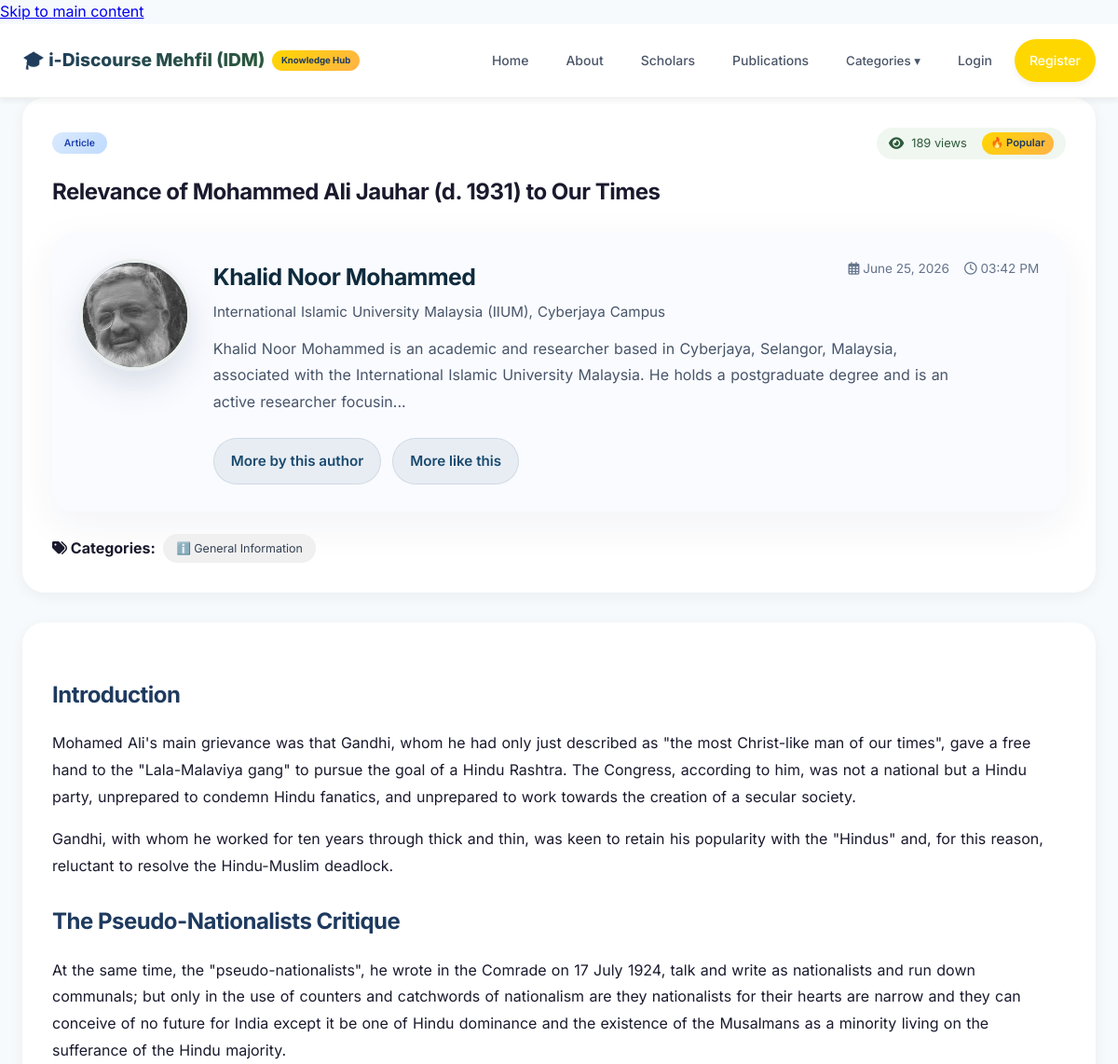
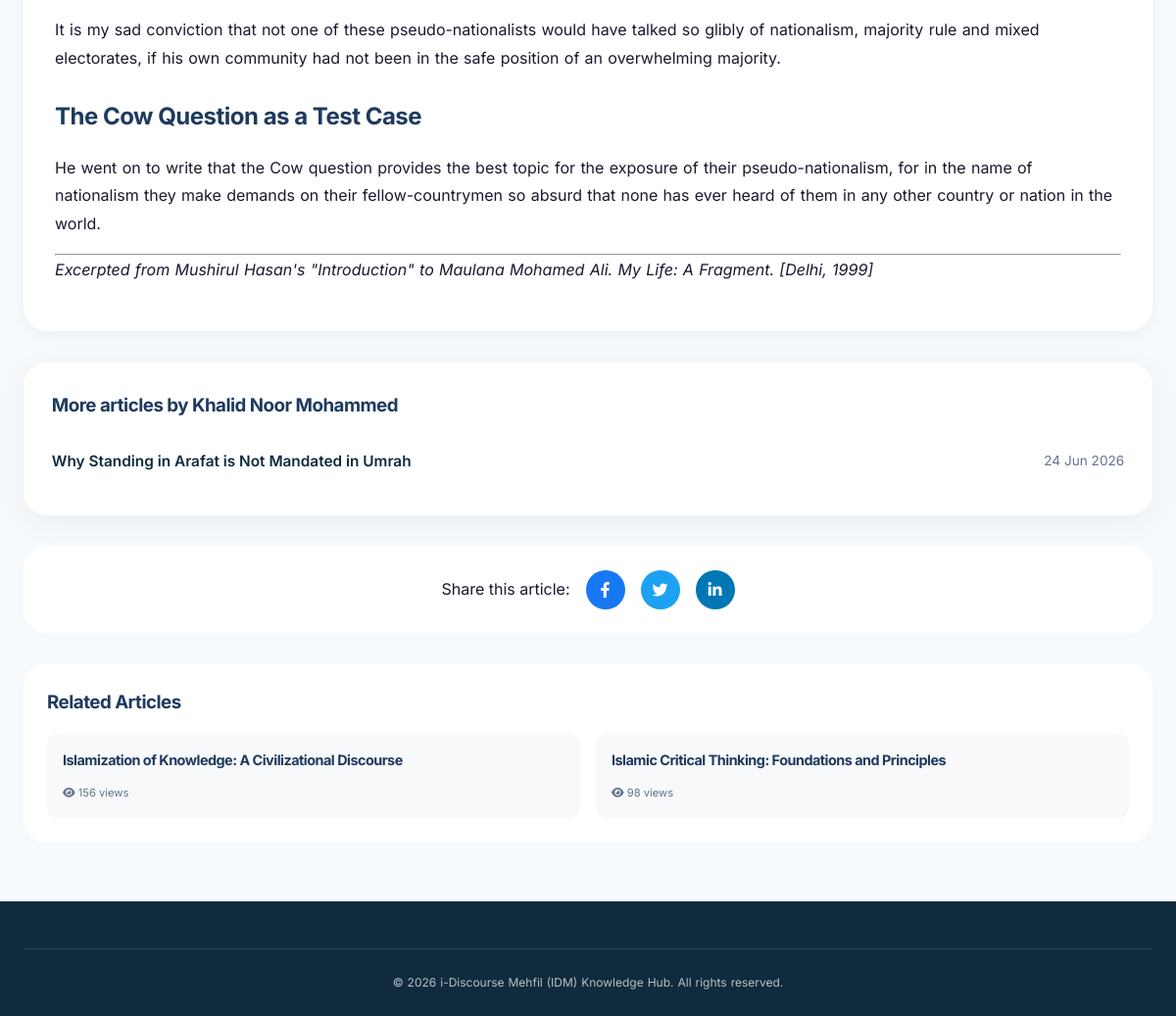
The page /view-post.php?id=2 on the database its author committed (2 pictures, top to bottom).
### tables this page shows
CREATE TABLE `posts` (
    `id` INT(11) NOT NULL AUTO_INCREMENT,
    `title` VARCHAR(255) NOT NULL,
    `title_bm` VARCHAR(255) DEFAULT NULL,
    `content` LONGTEXT NOT NULL,
    `content_bm` LONGTEXT DEFAULT NULL,
    `excerpt` TEXT DEFAULT NULL,
    `featured_image` VARCHAR(255) DEFAULT NULL,
    `post_type` ENUM('article', 'fatwa', 'tafsir', 'hadith_study', 'fiqh', 'usuluddin', 'islamic_finance', 'halal_research', 'book_chapter', 'journal', 'lecture', 'findings') DEFAULT 'article',
    `status` ENUM('draft', 'published', 'under_review') DEFAULT 'draft',
    `author_id` INT(11) DEFAULT NULL,
    `views` INT(11) DEFAULT 0,
    `unique_views` INT(11) DEFAULT 0,
    `references_text` TEXT DEFAULT NULL,
    `created_at` TIMESTAMP NOT NULL DEFAULT CURRENT_TIMESTAMP,
    `updated_at` TIMESTAMP NOT NULL DEFAULT CURRENT_TIMESTAMP ON UPDATE CURRENT_TIMESTAMP,
    PRIMARY KEY (`id`),
    FULLTEXT KEY `search_idx` (`title`, `content`, `excerpt`),
    FOREIGN KEY (`author_id`) REFERENCES `users`(`id`) ON DELETE CASCADE
);

CREATE TABLE `users` (
    `id` INT(11) NOT NULL AUTO_INCREMENT,
    `username` VARCHAR(50) NOT NULL,
    `email` VARCHAR(100) NOT NULL,
    `password` VARCHAR(255) NOT NULL,
    `full_name` VARCHAR(100) NOT NULL,
    `role` ENUM('admin', 'scholar', 'reader') DEFAULT 'reader',
    `profile_image` VARCHAR(255) DEFAULT NULL,
    `bio` TEXT DEFAULT NULL,
    `institution` VARCHAR(150) DEFAULT NULL,
    `specialization` VARCHAR(100) DEFAULT NULL,
    `malaysia_state` VARCHAR(50) DEFAULT NULL,
    `google_scholar` VARCHAR(255) DEFAULT NULL,
    `researchgate` VARCHAR(255) DEFAULT NULL,
    `display_order` INT(11) DEFAULT 0,
    `created_at` TIMESTAMP NOT NULL DEFAULT CURRENT_TIMESTAMP,
    PRIMARY KEY (`id`),
    UNIQUE KEY `username` (`username`),
    UNIQUE KEY `email` (`email`)
);

CREATE TABLE `categories` (
    `id` INT(11) NOT NULL AUTO_INCREMENT,
    `name_en` VARCHAR(50) NOT NULL,
    `name_bm` VARCHAR(50) NOT NULL,
    `slug` VARCHAR(50) NOT NULL,
    `description` TEXT DEFAULT NULL,
    `icon` VARCHAR(50) DEFAULT NULL,
    PRIMARY KEY (`id`),
    UNIQUE KEY `slug` (`slug`)
);

### config/database.php (called while the page is built, shortened)
<?php
function isLoggedIn() {
    return isset($_SESSION['user_id']);
}
?>

### view-post.php (the view, shortened to what this page needs)
<?php
require_once 'config/database.php';
$post = null;
$categories = [];
$author = [];
$related_posts = [];
$author_posts = [];
if (isset($pdo) && $pdo) {
    try {
        $id = isset($_GET['id']) ? (int)$_GET['id'] : 0;
        $stmt = $pdo->prepare("SELECT p.*, u.full_name as author_name, u.institution, u.id as author_id
                       FROM posts p
                       JOIN users u ON p.author_id = u.id
                       WHERE p.id = ?");
        $stmt->execute([$id]);
        $post = $stmt->fetch();
        $stmt = $pdo->prepare("SELECT c.name_en, c.icon, c.slug FROM categories c
                       JOIN post_categories pc ON c.id = pc.category_id
                       WHERE pc.post_id = ?");
        $stmt->execute([$id]);
        $categories = $stmt->fetchAll();
        $stmt = $pdo->prepare("SELECT profile_image, bio FROM users WHERE id = ?");
        $stmt->execute([$post['author_id']]);
        $author = $stmt->fetch();
        if (!empty($categories)) {
            $cat_id = $categories[0]['name_en'];
            $stmt = $pdo->prepare("SELECT p.id, p.title, p.views FROM posts p
                           JOIN post_categories pc ON p.id = pc.post_id
                           JOIN categories c ON pc.category_id = c.id
                           WHERE c.name_en = ? AND p.id != ? AND p.status = 'published'
                           LIMIT 3");
            $stmt->execute([$cat_id, $id]);
            $related_posts = $stmt->fetchAll();
        }
        $stmt = $pdo->prepare("SELECT id, title, created_at FROM posts WHERE author_id = ? AND status = 'published' AND id != ? ORDER BY created_at DESC LIMIT 4");
        $stmt->execute([$post['author_id'], $id]);
        $author_posts = $stmt->fetchAll();
    } catch (Exception $e) {
        $db_error = $db_error ?? $e->getMessage();
    }
} else {
    $db_error = $db_error ?? 'Database unavailable.';
}
?>
<!DOCTYPE html>
<html lang="en">
<head>
    <link rel="stylesheet" href="css/islamic-style.css">
    <link rel="stylesheet" href="css/style.css">
    <link rel="stylesheet" href="https://cdnjs.cloudflare.com/ajax/libs/font-awesome/6.0.0/css/all.min.css">
</head>
<body>
    <nav class="navbar">
        <div class="container">
            <div class="nav-brand">
                <a href="index.php">🎓 i-Discourse Mehfil (IDM)</a>
                <span class="malaysia-badge">Knowledge Hub</span>
            </div>
            <div class="nav-menu">
                <a href="index.php" class="nav-link">Home</a>
                <a href="about.php" class="nav-link">About</a>
                <a href="index.php#scholars" class="nav-link">Scholars</a>
                <a href="index.php#publications" class="nav-link">Publications</a>
                <div class="dropdown">
                    <button class="dropdown-btn">Categories ▾</button>
                </div>
                <?php if(isLoggedIn()): ?>
                    <?php if(isProfessor()): ?>
                        <a href="dashboard.php" class="nav-link">Dashboard</a>
                        <a href="write-post.php" class="nav-link btn-primary">✍️ Write</a>
                    <?php endif; ?>
                    <a href="logout.php" class="nav-link">Logout</a>
                <?php else: ?>
                    <a href="login.php" class="nav-link">Login</a>
                    <a href="register.php" class="nav-link btn-primary">Register</a>
                <?php endif; ?>
            </div>
        </div>
    </nav>
    <main class="container">
        <article class="single-post">
            <div class="post-header">
                <div class="post-meta-top">
                    <span class="post-type <?php echo $post['post_type']; ?>"><?php echo ucfirst(str_replace('_', ' ', $post['post_type'])); ?></span>
                    <span class="view-count">
                        <i class="fas fa-eye"></i>
                        <?php echo number_format($post['views']); ?> views
                        <?php if($post['views'] > 100): ?>
                            <span class="popular-badge">🔥 Popular</span>
                        <?php endif; ?>
                    </span>
                </div>
                <h1><?php echo htmlspecialchars($post['title']); ?></h1>
                <div class="author-card">
                    <div class="author-avatar">
                        <?php if(!empty($author['profile_image']) && file_exists($author['profile_image'])): ?>
                            <img src="<?php echo $author['profile_image']; ?>" alt="<?php echo htmlspecialchars($post['author_name']); ?>">
                        <?php else: ?>
                            <span>👨‍🏫</span>
                        <?php endif; ?>
                    </div>
                    <div class="author-card-body">
                        <div class="author-card-heading">
                            <div>
                                <h3><?php echo htmlspecialchars($post['author_name']); ?></h3>
                                <p class="author-institution"><?php echo htmlspecialchars($post['institution']); ?></p>
                            </div>
                            <div class="post-stats">
                                <span><i class="far fa-calendar-alt"></i> <?php echo date('F d, Y', strtotime($post['created_at'])); ?></span>
                                <span><i class="far fa-clock"></i> <?php echo date('h:i A', strtotime($post['created_at'])); ?></span>
                            </div>
                        </div>
                        <?php if(!empty($author['bio'])): ?>
                        <p class="author-bio"><?php echo htmlspecialchars(substr($author['bio'], 0, 220)); ?><?php echo strlen($author['bio']) > 220 ? '...' : ''; ?></p>
                        <?php endif; ?>
                        <div class="author-card-links">
                            <a href="scholar-profile.php?id=<?php echo $post['author_id']; ?>" class="btn btn-outline">More by this author</a>
                            <?php if(!empty($categories[0]['slug'])): ?>
                            <a href="search.php?category=<?php echo urlencode($categories[0]['slug']); ?>" class="btn btn-outline">More like this</a>
                            <?php endif; ?>
                        </div>
                    </div>
                </div>
                <?php if(count($categories) > 0): ?>
                <div class="post-categories">
                    <strong><i class="fas fa-tags"></i> Categories:</strong>
                    <?php foreach($categories as $cat): ?>
                        <span class="category-tag"><?php echo $cat['icon']; ?> <?php echo htmlspecialchars($cat['name_en']); ?></span>
                    <?php endforeach; ?>
                </div>
                <?php endif; ?>
            </div>
            <div class="post-content">
                <?php echo $post['content']; ?>
            </div>
            <?php if(!empty($author_posts)): ?>
            <div class="more-from-author">
                <h3>More articles by <?php echo htmlspecialchars($post['author_name']); ?></h3>
                <ul>
                    <?php foreach($author_posts as $article): ?>
                    <li>
                        <a href="view-post.php?id=<?php echo $article['id']; ?>"><?php echo htmlspecialchars($article['title']); ?></a>
                        <span><?php echo date('d M Y', strtotime($article['created_at'])); ?></span>
                    </li>
                    <?php endforeach; ?>
                </ul>
            </div>
            <?php endif; ?>
            <div class="post-footer-actions">
                <div class="share-buttons">
                    <span>Share this article:</span>
                    <a href="https://www.facebook.com/sharer/sharer.php?u=<?php echo urlencode('https://' . $_SERVER['HTTP_HOST'] . $_SERVER['REQUEST_URI']); ?>" target="_blank" class="share-btn facebook"><i class="fab fa-facebook-f"></i></a>
                    <a href="https://twitter.com/intent/tweet?url=<?php echo urlencode('https://' . $_SERVER['HTTP_HOST'] . $_SERVER['REQUEST_URI']); ?>&text=<?php echo urlencode($post['title']); ?>" target="_blank" class="share-btn twitter"><i class="fab fa-twitter"></i></a>
                    <a href="https://www.linkedin.com/shareArticle?mini=true&url=<?php echo urlencode('https://' . $_SERVER['HTTP_HOST'] . $_SERVER['REQUEST_URI']); ?>" target="_blank" class="share-btn linkedin"><i class="fab fa-linkedin-in"></i></a>
                </div>
            </div>
            <?php if(!empty($related_posts)): ?>
            <div class="related-posts">
                <h3>Related Articles</h3>
                <div class="related-grid">
                    <?php foreach($related_posts as $related): ?>
                    <a href="view-post.php?id=<?php echo $related['id']; ?>" class="related-card">
                        <h4><?php echo htmlspecialchars($related['title']); ?></h4>
                        <span class="related-views"><i class="fas fa-eye"></i> <?php echo number_format($related['views']); ?> views</span>
                    </a>
                    <?php endforeach; ?>
                </div>
            </div>
            <?php endif; ?>
        </article>
    </main>
    <footer class="footer">
        <div class="container">
            <div class="footer-bottom">
                <p>&copy; 2026 i-Discourse Mehfil (IDM) Knowledge Hub. All rights reserved.</p>
            </div>
        </div>
    </footer>
</body>
</html>

### css/islamic-style.css (style rules this page uses)
* { margin: 0; padding: 0; box-sizing: border-box; }
body { font-family: 'Inter', 'Segoe UI', system-ui, -apple-system, sans-serif; line-height: 1.6; color: #1a1a2e; background: linear-gradient(135deg, #f5f7fa 0%, #e9ecef 100%); min-height: 100vh; overflow-x: hidden; }
.container { max-width: 1280px; margin: 0 auto; padding: 0 16px; }
.navbar { background: rgba(255, 255, 255, 0.95); backdrop-filter: blur(10px); box-shadow: 0 4px 20px rgba(0, 0, 0, 0.05); position: sticky; top: 0; z-index: 1000; border-bottom: 1px solid rgba(0, 0, 0, 0.05); }
.navbar .container { display: flex; flex-direction: column; padding: 0.8rem 16px; }
.nav-brand { display: flex; justify-content: space-between; align-items: center; width: 100%; margin-bottom: 0.8rem; }
.nav-brand a { font-size: 1.2rem; font-weight: 800; background: linear-gradient(135deg, #1e3a5f, #2d5a3b, #1e3a5f); background-size: 200% 200%; -webkit-background-clip: text; background-clip: text; color: transparent; text-decoration: none; animation: gradientShift 5s ease infinite; }
.malaysia-badge { background: linear-gradient(135deg, #ffd700, #ffb347); color: #1e3a5f; padding: 0.2rem 0.6rem; border-radius: 50px; font-size: 0.6rem; font-weight: 700; margin-left: 0.5rem; display: inline-flex; align-items: center; gap: 0.25rem; }
.nav-menu { display: none; flex-direction: column; gap: 0.5rem; width: 100%; margin-top: 0.5rem; }
.nav-link { text-decoration: none; color: #4a5568; padding: 0.5rem 1rem; transition: all 0.3s ease; border-radius: 50px; font-weight: 500; font-size: 0.9rem; text-align: center; }
.btn-primary { background: linear-gradient(135deg, #1e3a5f, #2d5a3b); color: white !important; border-radius: 50px; padding: 0.5rem 1rem; text-align: center; }
.post-type { padding: 0.2rem 0.8rem; border-radius: 50px; font-weight: 600; font-size: 0.65rem; }
.post-type.article { background: linear-gradient(135deg, #dbeafe, #bfdbfe); color: #1e40af; }
.btn-outline { background: transparent; border: 2px solid white; color: white; }
.footer { background: linear-gradient(135deg, #0f1a2c, #1a2a3a); color: #a0aec0; padding: 2rem 0 1rem; margin-top: 2rem; }
.footer-bottom { text-align: center; padding-top: 1.5rem; border-top: 1px solid #2d3748; font-size: 0.7rem; }
.btn { padding: 0.7rem 1.2rem; font-size: 0.9rem; border: none; border-radius: 12px; font-weight: 600; cursor: pointer; }
@media (min-width: 768px) { .container { padding: 0 24px; } }
@media (min-width: 768px) { .navbar .container { flex-direction: row; justify-content: space-between; align-items: center; padding: 1rem 24px; } }
@media (min-width: 768px) { .nav-brand { width: auto; margin-bottom: 0; } }
@media (min-width: 768px) { .nav-menu { display: flex !important; flex-direction: row; width: auto; margin-top: 0; gap: 0.5rem; } }
img { max-width: 100%; height: auto; }
button, .btn, .nav-link, .btn-small, .read-more { cursor: pointer; min-height: 44px; display: inline-flex; align-items: center; justify-content: center; }
html { scroll-behavior: smooth; }

### rows shown on the page
posts: post_type "Article", views "189", title "Relevance of Mohammed Ali Jauhar (d. 1931) to Our Times", author.full_name "Khalid Noor Mohammed", author.institution "International Islamic University Malaysia (IIUM), Cyberjaya Campus", created_at "June 25, 2026", created_at "03:42 PM", content "Introduction Mohamed Ali's main grievance was that Gandhi, whom he had only just described as \"the most Christ-like man of our times\", gave a free hand to the \"Lala-Malaviya gang\" to pursue the goal of a Hindu Rashtra. The Congress, according to him, was not a national but a Hindu party, unprepared to condemn Hindu fanatics, and unprepared to work towards the creation of a secular society. Gandhi, with whom he worked for ten years through thick and thin, was keen to retain his popularity with the \"Hindus\" and, for this reason, reluctant to resolve the Hindu-Muslim deadlock. The Pseudo-Nationalists Critique At the same time, the \"pseudo-nationalists\", he wrote in the Comrade on 17 July 1924,…"
users: profile_image (picture), bio "Khalid Noor Mohammed is an academic and researcher based in Cyberjaya, Selangor, Malaysia, associated with the International Islamic University Malaysia. He holds a postgraduate degree and is an active researcher focusin"
categories: icon "ℹ️", name_en "General Information"
posts: title "Why Standing in Arafat is Not Mandated in Umrah", created_at "24 Jun 2026"
posts: title "Islamization of Knowledge: A Civilizational Discourse", views "156"
posts: title "Islamic Critical Thinking: Foundations and Principles", views "98"
